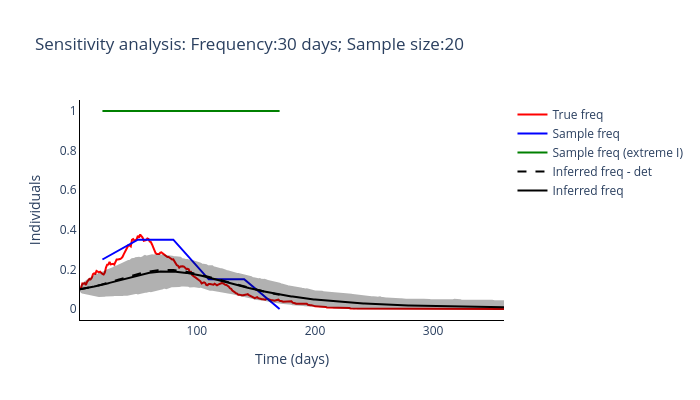

Write notebook code for a chart like this one.
### Code cell
routine_run(freq_samplying_range[5], sample_size_range[0])

### Figure 1 — Plotly figure (JSON) as saved in the notebook; plotly's stock layout.template omitted (floating-point values rounded to 4 significant figures; data arrays with more than 128 entries replaced by an {"elided": "..."} marker saying what was removed)
{"data": [{"line": {"color": "red"}, "mode": "lines", "name": "True freq", "type": "scatter", "x": {"elided": "360 int values"}, "y": {"elided": "360 float values"}}, {"line": {"color": "blue"}, "mode": "lines", "name": "Sample freq", "type": "scatter", "x": [20, 50, 80, 110, 140, 170], "y": [0.25, 0.35, 0.35, 0.15, 0.15, 0]}, {"line": {"color": "green"}, "mode": "lines", "name": "Sample freq (extreme I)", "type": "scatter", "x": [20, 50, 80, 110, 140, 170], "y": [1, 1, 1, 1, 1, 1]}, {"line": {"color": "black", "dash": "dash"}, "mode": "lines", "name": "Inferred freq - det", "type": "scatter", "x": {"elided": "360 int values"}, "y": {"elided": "170 float values"}}, {"line": {"color": "black"}, "mode": "lines", "name": "Inferred freq", "type": "scatter", "x": {"elided": "360 int values"}, "y": {"elided": "360 float values"}}, {"fill": "toself", "fillcolor": "black", "line": {"color": "black"}, "mode": "lines", "name": "Inferred freq", "opacity": 0.3, "showlegend": false, "type": "scatter", "x": {"elided": "720 int values"}, "y": {"elided": "720 float values"}}], "layout": {"height": 400, "plot_bgcolor": "white", "title": {"text": "Sensitivity analysis: Frequency:30 days; Sample size:20"}, "width": 700, "xaxis": {"linecolor": "black", "title": {"text": "Time (days)"}}, "yaxis": {"linecolor": "black", "title": {"text": "Individuals"}}}}
